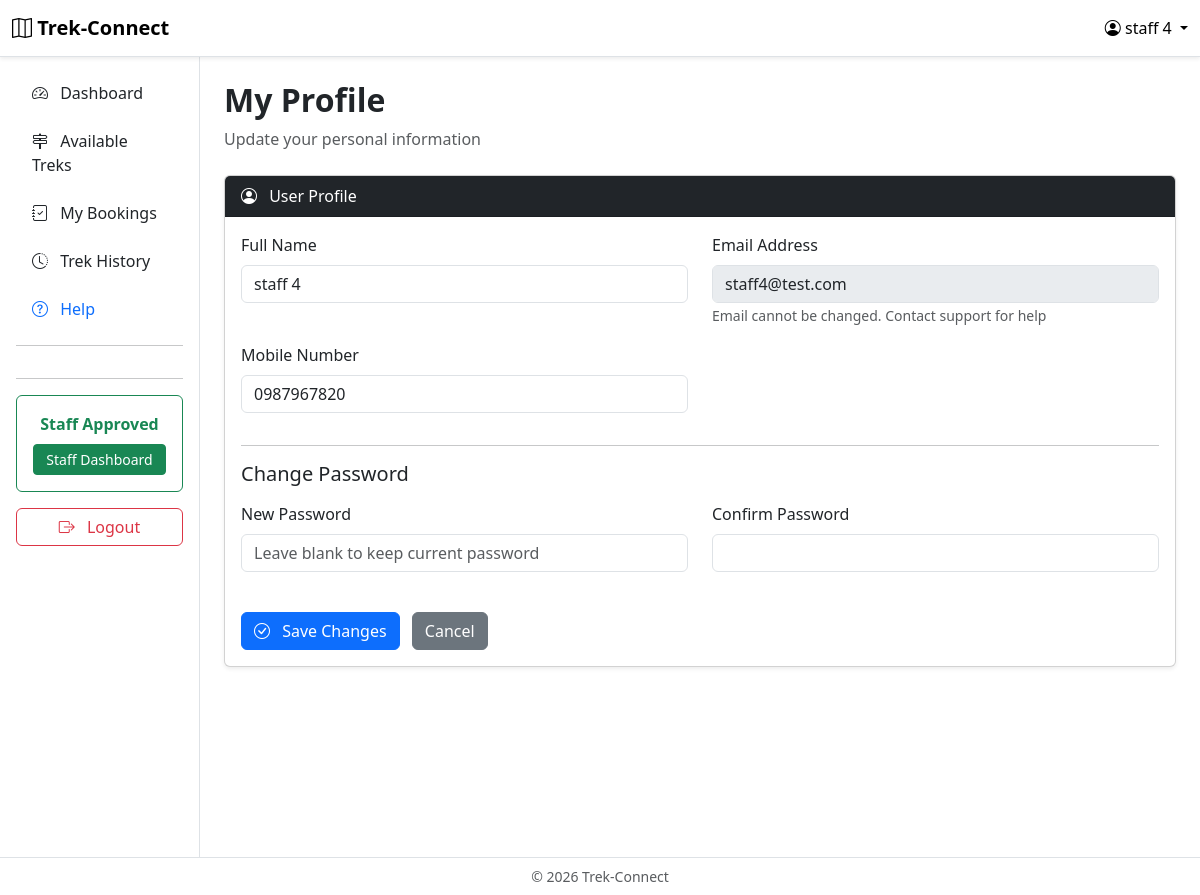
Screenshot of /user/profile (signed in) with the database file from the repository.
### app/models.py (models this page shows)
class User(UserMixin, db.Model):
    __tablename__ = "users"
    id = db.Column(db.Integer, primary_key=True)
    name = db.Column(db.String(100), nullable=False)
    email = db.Column(db.String(100), unique=True, nullable=False)
    mobile_number = db.Column(db.String(15), unique=True, nullable=False)
    password_hash = db.Column(db.String(255), nullable=False)
    role = db.Column(db.String(20), nullable=False)
    is_blacklisted = db.Column(db.Boolean, default=False)
    created_at = db.Column(db.DateTime, default=datetime.now)
    bookings = db.relationship("Booking", backref="user", lazy=True)
    staff_profile = db.relationship("StaffProfile", backref="user", uselist=False)
    assigned_treks = db.relationship("Trek", secondary=trek_staff, back_populates="assigned_staff")

### app/routes/user.py (the view, shortened to what this page needs)
@user.route("/profile", methods=["GET", "POST"])
@login_required
@allowed_roles("TREKKER", "STAFF")
def profile():
    return render_template("user/profile.html")

### app/__init__.py (called while the page is built)
@login_manager.user_loader
def load_user(user_id):
    user = User.query.get(int(user_id))
    if user and user.is_blacklisted == True:
        return None
    return user

### app/templates/user/profile.html (shortened to what this page needs)
{% extends "base_dashboard.html" %}
{% block sidebar %}
    {% include "components/user_sidebar.html" %}
{% endblock %}
{% block dashboard_content %}
<div class="d-flex justify-content-between align-items-center mb-4">
    <div>
        <h2 class="fw-bold">My Profile</h2>
        <p class="text-muted mb-0"> Update your personal information </p>
    </div>
</div>
<div class="card shadow-sm">
    <div class="card-header bg-dark text-white">
        <i class="bi bi-person-circle me-2"></i>
        User Profile
    </div>
    <div class="card-body">
        <form method="POST" autocomplete="off">
            <div class="row">
                <div class="col-md-6 mb-3">
                    <label class="form-label">Full Name</label>
                    <input
                        type="text"
                        name="name"
                        class="form-control"
                        value="{{ current_user.name }}"
                        required>
                </div>
                <div class="col-md-6 mb-3">
                    <label class="form-label">Email Address</label>
                    <input
                        type="email"
                        class="form-control"
                        value="{{ current_user.email }}"
                        disabled>
                    <small class="text-muted"> Email cannot be changed. Contact support for help</small>
                </div>
            </div>
            <div class="row">
                <div class="col-md-6 mb-3">
                    <label class="form-label">Mobile Number</label>
                    <input
                        type="text"
                        name="mobile_number"
                        class="form-control"
                        value="{{ current_user.mobile_number }}"
                        required>
                </div>
            </div>
            <hr>
            <h5 class="mb-3">
                Change Password
            </h5>
            <div class="row">
                <div class="col-md-6 mb-3">
                    <label class="form-label">
                        New Password
                    </label>
                    <input
                        type="password"
                        name="password"
                        class="form-control"
                        autocomplete="new-password"
                        placeholder="Leave blank to keep current password">
                </div>
                <div class="col-md-6 mb-3">
                    <label class="form-label">
                        Confirm Password
                    </label>
                    <input
                        type="password"
                        name="confirm_password"
                        class="form-control">
                </div>
            </div>
            <div class="mt-4">
                <button type="submit" class="btn btn-primary">
                    <i class="bi bi-check-circle me-2"></i>
                    Save Changes
                </button>
                <a href="{{ url_for('user.dashboard') }}" class="btn btn-secondary ms-2">
                    Cancel
                </a>
            </div>
        </form>
    </div>
</div>
{% endblock %}

### app/templates/base_dashboard.html (shortened to what this page needs)
{% extends "base.html" %}
{% block navbar %}
<nav class="navbar navbar-expand-lg bg-white border-bottom shadow-sm">
    <div class="container-fluid">
        <a class="navbar-brand fw-bold" href="{{ url_for('main.home') }}">
            <i class="bi bi-map"></i> Trek-Connect
        </a>
        <div class="dropdown">
            <a href="#" class="text-black text-decoration-none dropdown-toggle" role="button" data-bs-toggle="dropdown">
                <i class="bi bi-person-circle"></i>
                {{ current_user.name }}
            </a>
                    {% if current_user.role == "ADMIN" %}
                        {% set profile_url = url_for("admin.profile") %}
                    {% elif current_user.role == "STAFF" %}
                        {% set profile_url = url_for("staff.profile") %}
                    {% else %}
                        {% set profile_url = url_for("user.profile") %}
                    {% endif %}
        </div>
    </div>
</nav>
{% endblock %}
{% block content %}
<div class="container-fluid">
    <div class="row">
        <div class="col-md-2 col-lg-2 bg-white border-end min-vh-100 p-0">
            {% block sidebar %}
            {% endblock %}
        </div>
        <div class="col-md-10 col-lg-10 p-4">
            {% block dashboard_content %}
            {% endblock %}
        </div>
    </div>
</div>
{% endblock %}
{% block footer %}
<footer class="border-top bg-white py-2">
    <div class="container-fluid text-center text-muted small">
        &copy; 2026 Trek-Connect
    </div>
</footer>
{% endblock %}

### app/static/css/style.css (style rules this page uses)
html { scroll-behavior: smooth; }

### rows the page displays
User: name "staff 4", email "staff4@test.com", mobile_number "0987967820"
